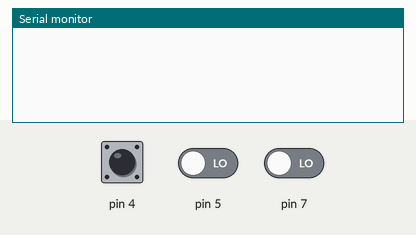
Simulated run of this sketch. Board: Arduino Uno, built with avr-gcc and run on an emulated ATmega328P. Parts: the last lines printed to the serial monitor. The inputs (shaded band) are chosen by the test bench; at power-on: pin 4 HIGH, pin 7 LOW, pin 5 LOW.

Above: at 1.2 s.
1.3 s: pin 4 pulled LOW for 0.15 s
At 1.9 s:
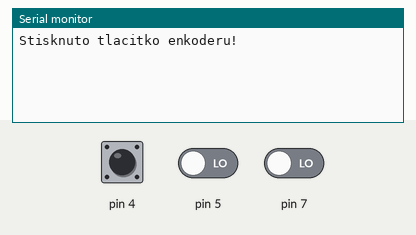
2.9 s: pin 7 driven HIGH
At 4.1 s:
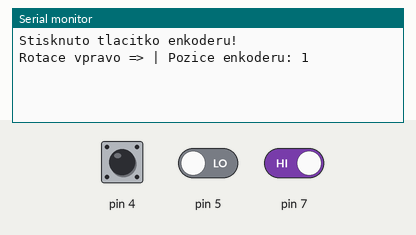
4.4 s: pin 7 driven LOW
At 5.5 s:
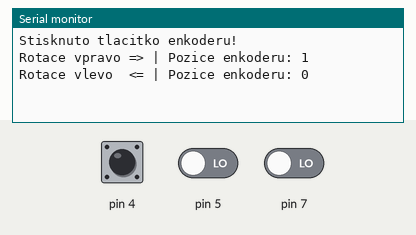

Measured:
- after the input at 1.3 s, the serial monitor: prints a new line at once (image 1)
- after the input at 2.9 s, the serial monitor: prints a new line at once (image 2)
- after the input at 4.4 s, the serial monitor: prints a new line at once (image 3)

The sketch:

Tlacitko.ino
```cpp
#include "Tlacitko.h"

Tlacitko tlacitko(7, 5, 4);

void setup() {
  Serial.begin(9600);
  tlacitko.setup();
}

void loop() {
  tlacitko.loop();
}
```

Tlacitko.cpp
```cpp
#include "Tlacitko.h"

Tlacitko::Tlacitko(int pinCLK, int pinDT, int pinSW)
: _pinCLK(pinCLK), _pinDT(pinDT), _pinSW(pinSW), _poziceEnkod(0), _stavPred(LOW), _stavCLK(LOW), _stavSW(HIGH), _tlacitko_uvolneno(true)
{}

void Tlacitko::setup() {
  pinMode(_pinCLK, INPUT);
  pinMode(_pinDT, INPUT);
  pinMode(_pinSW, INPUT_PULLUP);
  _stavPred = digitalRead(_pinCLK);
}

void Tlacitko::loop() {
  _stavCLK = digitalRead(_pinCLK);
  if (_stavCLK != _stavPred) {
    if (digitalRead(_pinDT) != _stavCLK) {
      Serial.print("Rotace vpravo => | ");
      _poziceEnkod ++;
    } else {
      Serial.print("Rotace vlevo  <= | ");
      _poziceEnkod--;
    }
    Serial.print("Pozice enkoderu: ");
    Serial.println(_poziceEnkod);
  }
  _stavPred = _stavCLK;
  _stavSW = digitalRead(_pinSW);
  if (_stavSW == 0 && _tlacitko_uvolneno) {
    Serial.println("Stisknuto tlacitko enkoderu!");
    _tlacitko_uvolneno = false;
    delay(500);
  } else if (_stavSW == 1) {
    _tlacitko_uvolneno = true;
  }
}
```

Tlacitko.h
```cpp
#ifndef TLACITKO_H
#define TLACITKO_H

#include "Arduino.h"

class Tlacitko {
  public:
    Tlacitko(int pinCLK, int pinDT, int pinSW);
    void setup();
    void loop();
  private:
    int _pinCLK;
    int _pinDT;
    int _pinSW;
    int _poziceEnkod;
    int _stavPred;
    int _stavCLK;
    int _stavSW;
    bool _tlacitko_uvolneno;
};

#endif
```
